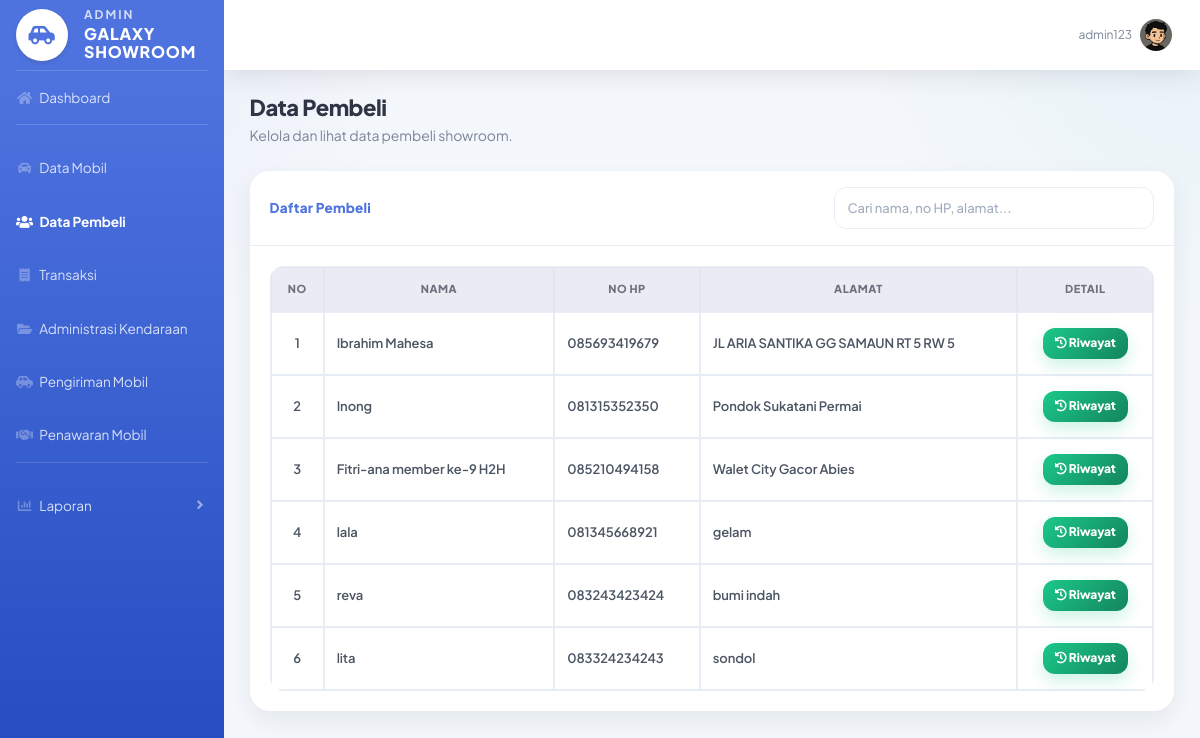
Page /admin/data_pembeli_admin.php (signed in) on the earlier database version.
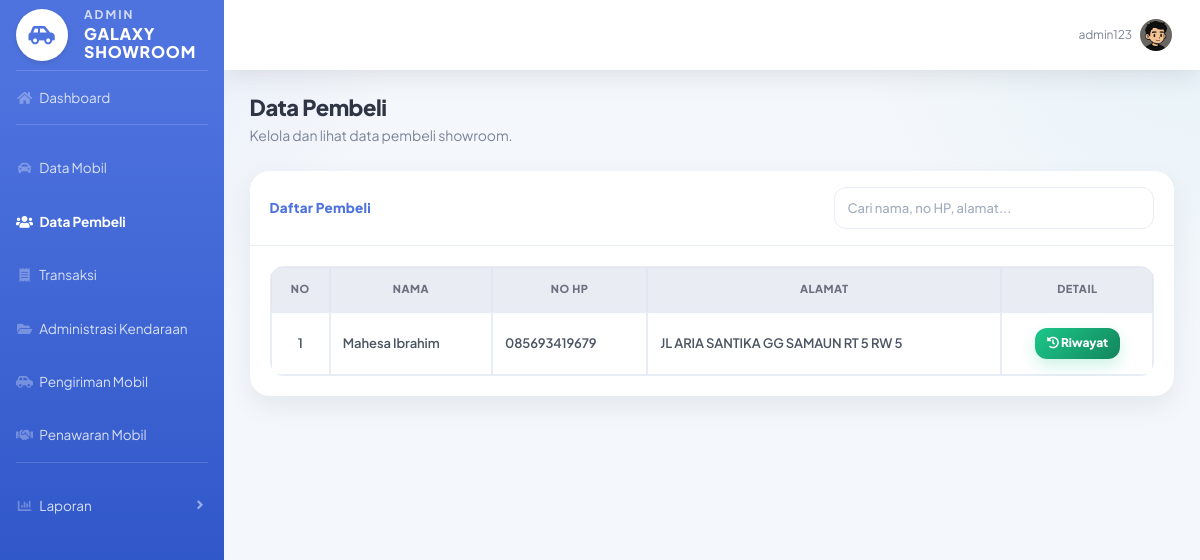
Same page on the later database version.
### tables this page shows
CREATE TABLE `pembeli` (
  `id_pembeli` int(11) NOT NULL,
  `id_user` int(11) DEFAULT NULL,
  `nama` varchar(100) DEFAULT NULL,
  `alamat` text DEFAULT NULL,
  `no_hp` varchar(15) DEFAULT NULL,
  `foto` varchar(255) DEFAULT NULL
);

### admin/data_pembeli_admin.php (the view, shortened to what this page needs)
<?php
include "../config/koneksi.php";
$query = mysqli_query($koneksi, "SELECT * FROM pembeli ORDER BY id_pembeli DESC");
?>
<!DOCTYPE html>
<html>
<head>
    <link href="../assets/vendor/fontawesome-free/css/all.min.css" rel="stylesheet">
    <link href="../assets/css/sb-admin-2.min.css" rel="stylesheet">
    <link href="../assets/css/admin.css" rel="stylesheet">
</head>
<body id="page-top">
<div id="wrapper">
    <?php include "../includes/sidebar_admin.php"; ?>
    <div id="content-wrapper" class="d-flex flex-column">
        <div id="content">
            <?php include "../includes/topbar.php"; ?>
            <div class="container-fluid">
                <div class="d-sm-flex align-items-center justify-content-between mb-4">
                    <div>
                        <h1 class="h3 mb-1 text-gray-800 font-weight-bold">Data Pembeli</h1>
                        <p class="mb-0 text-gray-600">
                            Kelola dan lihat data pembeli showroom.
                        </p>
                    </div>
                </div>
                <div class="card shadow mb-4">
                    <div class="card-header py-3 d-flex flex-column flex-md-row align-items-md-center justify-content-between">
                        <h6 class="m-0 font-weight-bold text-primary mb-3 mb-md-0">
                            Daftar Pembeli
                        </h6>
                        <input type="text"
                               id="searchInput"
                               class="form-control"
                               style="max-width: 320px;"
                               placeholder="Cari nama, no HP, alamat..."
                               onkeyup="filterTable()">
                    </div>
                    <div class="card-body">
                        <?php if (mysqli_num_rows($query) > 0) { ?>
                            <div class="table-responsive">
                                <table class="table table-bordered table-hover" id="tablePembeli" width="100%" cellspacing="0">
                                    <thead class="thead-light">
                                        <tr class="text-center">
                                            <th>No</th>
                                            <th>Nama</th>
                                            <th>No HP</th>
                                            <th>Alamat</th>
                                            <th>Detail</th>
                                        </tr>
                                    </thead>
                                    <tbody>
                                        <?php
                                        $no = 1;
                                        while ($data = mysqli_fetch_assoc($query)) {
                                        ?>
                                        <tr>
                                            <td class="text-center"><?= $no++; ?></td>
                                            <td><?= htmlspecialchars($data['nama']); ?></td>
                                            <td><?= htmlspecialchars($data['no_hp']); ?></td>
                                            <td><?= htmlspecialchars($data['alamat']); ?></td>
                                            <td class="text-center">
                                                <a href="riwayat_pembelian.php?id=<?= $data['id_pembeli']; ?>"
                                                   class="btn btn-success btn-sm">
                                                    <i class="fas fa-history"></i>
                                                    Riwayat
                                                </a>
                                            </td>
                                        </tr>
                                        <?php } ?>
                                    </tbody>
                                </table>
                            </div>
                        <?php } ?>
                    </div>
                </div>
            </div>
        </div>
    </div>
</div>
</body>
</html>

Differences in the rows shown:
removed pembeli: nama "Inong", no_hp "081315352350", alamat "Pondok Sukatani Permai"
removed pembeli: nama "Fitri-ana member ke-9 H2H", no_hp "085210494158", alamat "Walet City Gacor Abies"
removed pembeli: nama "lala", no_hp "081345668921", alamat "gelam"
removed pembeli: nama "reva", no_hp "083243423424", alamat "bumi indah"
removed pembeli: nama "lita", no_hp "083324234243", alamat "sondol"
changed pembeli "JL ARIA SANTIKA GG SAMAUN RT 5 RW 5": nama "Ibrahim Mahesa" → "Mahesa Ibrahim"
